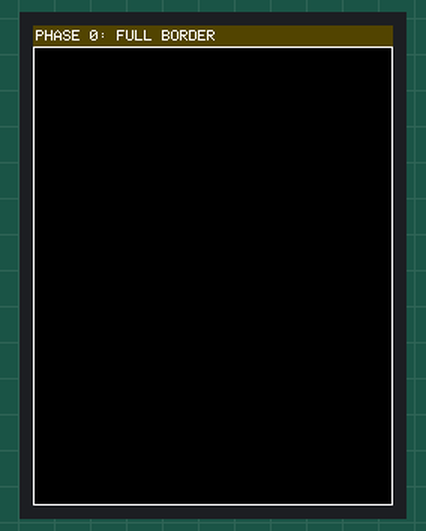
Recording of a sketch running on a simulated Arduino Uno, built with avr-gcc and run on an emulated ATmega328P. On the bench: 240×320 colour display.

Above: at 0.3 s.
At 7.4 s:
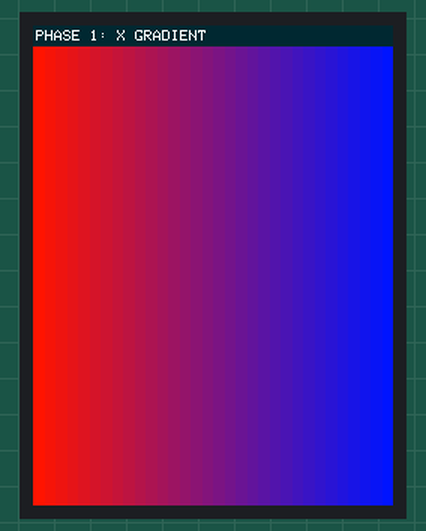
At 14.5 s:
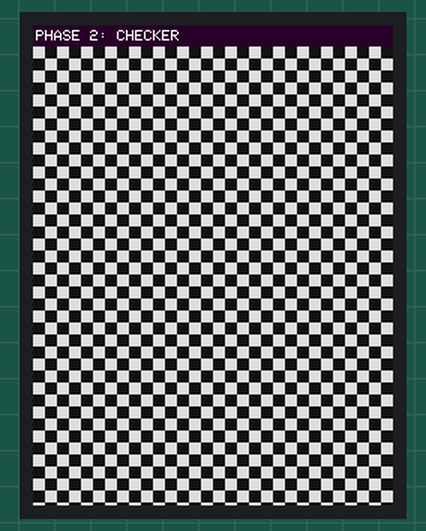
At 21.32 s:
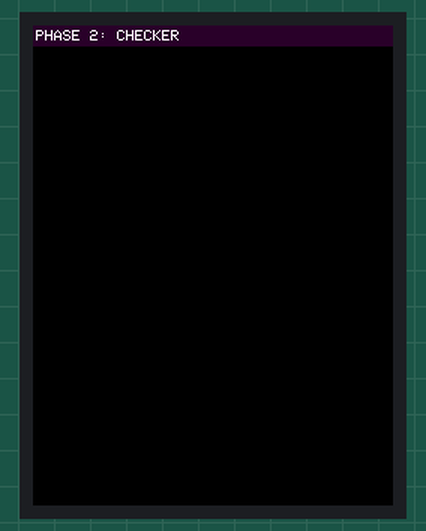
At 24.63 s:
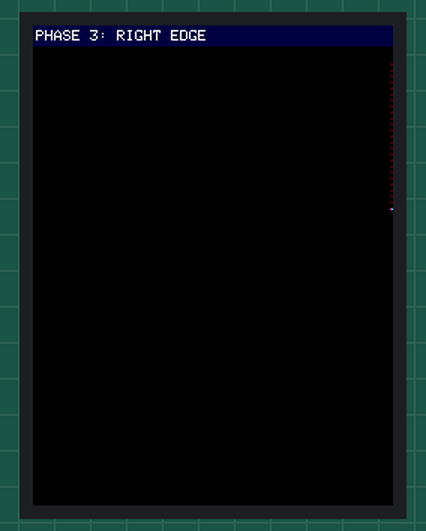
At 34.93 s:
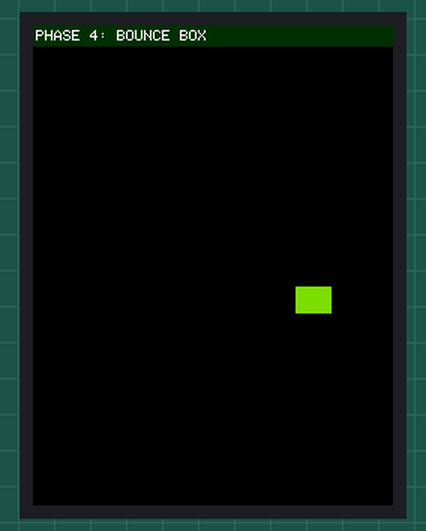

Measured:
- what the display in image 1 shows lasts 6.8 s, from 7.3 s to 14.1 s
- what the display in image 2 shows lasts 6.7 s, from 14.4 s to 21.1 s

The sketch:

tft_orientation_probe.ino
```cpp
/*
  ILI9341 orientation + full-area probe (software test).
  Goal: verify if full vertical area is writable when using dynamic width/height.

  Wiring (same as your project):
    CS=10, DC=9, RST=8
*/

#include <SPI.h>
#include <Adafruit_GFX.h>
#include <Adafruit_ILI9341.h>

const uint8_t TFT_CS = 10;
const uint8_t TFT_DC = 9;
const uint8_t TFT_RST = 8;
const uint32_t TFT_SPI_HZ = 1000000UL;

Adafruit_ILI9341 tft(TFT_CS, TFT_DC, TFT_RST);

static const uint8_t TEST_ROTATION = 0;  // 0/2 = vertical, 1/3 = horizontal

static uint16_t screenW = 0;
static uint16_t screenH = 0;
static uint8_t phase = 0;
static uint32_t phaseStartMs = 0;
static uint32_t tickMs = 0;
static int16_t boxX = 10;
static int16_t boxY = 30;
static int8_t boxVx = 3;
static int8_t boxVy = 2;
static int16_t prevBoxX = 10;
static int16_t prevBoxY = 30;

static uint16_t rgbSwap(uint8_t r, uint8_t g, uint8_t b) {
  // Keep same channel convention used in your other sketches.
  return tft.color565(b, g, r);
}

static void drawHeader(const char* label, uint16_t bg) {
  tft.fillRect(0, 0, screenW, 14, bg);
  tft.setTextSize(1);
  tft.setTextWrap(false);
  tft.setTextColor(ILI9341_WHITE, bg);
  tft.setCursor(2, 3);
  tft.print(label);
}

static void phaseSolidAndBorder() {
  tft.fillScreen(ILI9341_BLACK);
  drawHeader("PHASE 0: FULL BORDER", rgbSwap(0, 70, 80));

  // Draw all 4 borders including the rightmost and bottom-most pixels.
  tft.drawFastHLine(0, 14, screenW, ILI9341_WHITE);
  tft.drawFastHLine(0, screenH - 1, screenW, ILI9341_WHITE);
  tft.drawFastVLine(0, 14, screenH - 14, ILI9341_WHITE);
  tft.drawFastVLine(screenW - 1, 14, screenH - 14, ILI9341_WHITE);
}

static void phaseGradient() {
  tft.fillRect(0, 14, screenW, screenH - 14, ILI9341_BLACK);
  drawHeader("PHASE 1: X GRADIENT", rgbSwap(50, 40, 0));

  for (uint16_t x = 0; x < screenW; x++) {
    uint8_t r = (uint8_t)((x * 255UL) / (screenW - 1));
    uint8_t b = (uint8_t)(255 - r);
    uint16_t c = rgbSwap(r, 20, b);
    tft.drawFastVLine(x, 14, screenH - 14, c);
  }
}

static void phaseCheckerboard() {
  tft.fillRect(0, 14, screenW, screenH - 14, ILI9341_BLACK);
  drawHeader("PHASE 2: CHECKER", rgbSwap(40, 0, 40));

  const uint8_t cell = 8;
  for (uint16_t y = 14; y < screenH; y += cell) {
    for (uint16_t x = 0; x < screenW; x += cell) {
      bool on = (((x / cell) + (y / cell)) & 1) != 0;
      tft.fillRect(x, y, cell, cell, on ? rgbSwap(220, 220, 220) : rgbSwap(20, 20, 20));
    }
  }
}

static void phaseRightEdgeStressInit() {
  tft.fillRect(0, 14, screenW, screenH - 14, ILI9341_BLACK);
  drawHeader("PHASE 3: RIGHT EDGE", rgbSwap(70, 0, 0));
}

static void phaseRightEdgeStressStep(uint32_t frame) {
  // Stress rightmost 2 columns repeatedly.
  uint16_t x1 = screenW - 1;
  uint16_t x2 = screenW - 2;
  uint16_t y = (uint16_t)(14 + (frame % (screenH - 14)));
  uint16_t bg = ((frame / 2) % 2) ? ILI9341_BLACK : rgbSwap(0, 0, 60);
  tft.drawPixel(x1, y, rgbSwap(255, 255, 0));
  tft.drawPixel(x2, y, rgbSwap(255, 0, 255));
  if (y > 14) {
    tft.drawPixel(x1, y - 1, bg);
    tft.drawPixel(x2, y - 1, bg);
  }
}

static void phaseBounceInit() {
  tft.fillRect(0, 14, screenW, screenH - 14, ILI9341_BLACK);
  drawHeader("PHASE 4: BOUNCE BOX", rgbSwap(0, 50, 0));
  boxX = 10;
  boxY = 30;
  prevBoxX = boxX;
  prevBoxY = boxY;
  boxVx = 3;
  boxVy = 2;
}

static void phaseBounceStep() {
  // Erase only previous box (dirty rect), then draw new one.
  tft.fillRect(prevBoxX, prevBoxY, 24, 18, ILI9341_BLACK);
  boxX += boxVx;
  boxY += boxVy;

  if (boxX <= 0 || boxX + 24 >= screenW) {
    boxVx = -boxVx;
    boxX += boxVx;
  }
  if (boxY <= 14 || boxY + 18 >= screenH) {
    boxVy = -boxVy;
    boxY += boxVy;
  }

  // Border-touch marker to verify last column/row are writable.
  if (boxX + 24 >= screenW - 1) {
    tft.drawFastVLine(screenW - 1, 14, screenH - 14, rgbSwap(255, 80, 0));
  }
  if (boxY + 18 >= screenH - 1) {
    tft.drawFastHLine(0, screenH - 1, screenW, rgbSwap(255, 80, 0));
  }

  tft.fillRect(boxX, boxY, 24, 18, rgbSwap(0, 220, 120));
  prevBoxX = boxX;
  prevBoxY = boxY;
}

static void startPhase(uint8_t p) {
  phase = p % 5;
  phaseStartMs = millis();

  switch (phase) {
    case 0: phaseSolidAndBorder(); break;
    case 1: phaseGradient(); break;
    case 2: phaseCheckerboard(); break;
    case 3: phaseRightEdgeStressInit(); break;
    case 4: phaseBounceInit(); break;
    default: break;
  }
}

void setup() {
  tft.begin(TFT_SPI_HZ);
  tft.setRotation(TEST_ROTATION);
  screenW = tft.width();
  screenH = tft.height();
  randomSeed(analogRead(A0));

  startPhase(0);
  tickMs = millis();
}

void loop() {
  uint32_t now = millis();
  if (now - phaseStartMs >= 7000UL) {
    startPhase((uint8_t)(phase + 1));
  }

  if (now - tickMs < 33UL) {
    return;
  }
  tickMs = now;

  static uint32_t frame = 0;
  frame++;

  if (phase == 3) {
    phaseRightEdgeStressStep(frame);
  } else if (phase == 4) {
    phaseBounceStep();
  }
}
```
